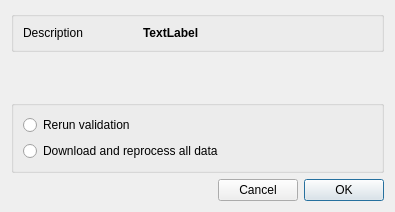
<?xml version="1.0" encoding="UTF-8"?>
<ui version="4.0">
 <class>reprocess_session_dialog</class>
 <widget class="QDialog" name="reprocess_session_dialog">
  <property name="windowModality">
   <enum>Qt::WindowModal</enum>
  </property>
  <property name="geometry">
   <rect>
    <x>0</x>
    <y>0</y>
    <width>395</width>
    <height>212</height>
   </rect>
  </property>
  <property name="sizePolicy">
   <sizepolicy hsizetype="Fixed" vsizetype="Fixed">
    <horstretch>0</horstretch>
    <verstretch>0</verstretch>
   </sizepolicy>
  </property>
  <property name="windowTitle">
   <string>Dialog</string>
  </property>
  <property name="modal">
   <bool>true</bool>
  </property>
  <layout class="QGridLayout" name="gridLayout">
   <item row="12" column="2">
    <widget class="QPushButton" name="pushButton_ok">
     <property name="text">
      <string>OK</string>
     </property>
    </widget>
   </item>
   <item row="7" column="0" colspan="3">
    <widget class="QGroupBox" name="groupBox_description">
     <property name="title">
      <string/>
     </property>
     <layout class="QHBoxLayout" name="horizontalLayout" stretch="1,2">
      <property name="sizeConstraint">
       <enum>QLayout::SetNoConstraint</enum>
      </property>
      <item>
       <widget class="QLabel" name="label_5">
        <property name="text">
         <string>Description</string>
        </property>
       </widget>
      </item>
      <item>
       <widget class="QLabel" name="label_session_description">
        <property name="font">
         <font>
          <bold>true</bold>
         </font>
        </property>
        <property name="text">
         <string>TextLabel</string>
        </property>
       </widget>
      </item>
     </layout>
    </widget>
   </item>
   <item row="8" column="0">
    <spacer name="verticalSpacer">
     <property name="orientation">
      <enum>Qt::Vertical</enum>
     </property>
     <property name="sizeHint" stdset="0">
      <size>
       <width>20</width>
       <height>40</height>
      </size>
     </property>
    </spacer>
   </item>
   <item row="12" column="1">
    <widget class="QPushButton" name="pushButton_cancel">
     <property name="text">
      <string>Cancel</string>
     </property>
    </widget>
   </item>
   <item row="12" column="0">
    <spacer name="horizontalSpacer">
     <property name="orientation">
      <enum>Qt::Horizontal</enum>
     </property>
     <property name="sizeHint" stdset="0">
      <size>
       <width>40</width>
       <height>20</height>
      </size>
     </property>
    </spacer>
   </item>
   <item row="10" column="0" colspan="3">
    <widget class="QGroupBox" name="groupBox_reprocess">
     <property name="title">
      <string/>
     </property>
     <layout class="QGridLayout" name="gridLayout_2">
      <item row="0" column="0">
       <widget class="QRadioButton" name="radioButton_1">
        <property name="text">
         <string>Rerun validation</string>
        </property>
        <attribute name="buttonGroup">
         <string notr="true">buttonGroup_reprocess</string>
        </attribute>
       </widget>
      </item>
      <item row="1" column="0">
       <widget class="QRadioButton" name="radioButton_2">
        <property name="text">
         <string>Download and reprocess all data</string>
        </property>
        <attribute name="buttonGroup">
         <string notr="true">buttonGroup_reprocess</string>
        </attribute>
       </widget>
      </item>
     </layout>
    </widget>
   </item>
  </layout>
 </widget>
 <resources/>
 <connections/>
 <buttongroups>
  <buttongroup name="buttonGroup_reprocess"/>
 </buttongroups>
</ui>
